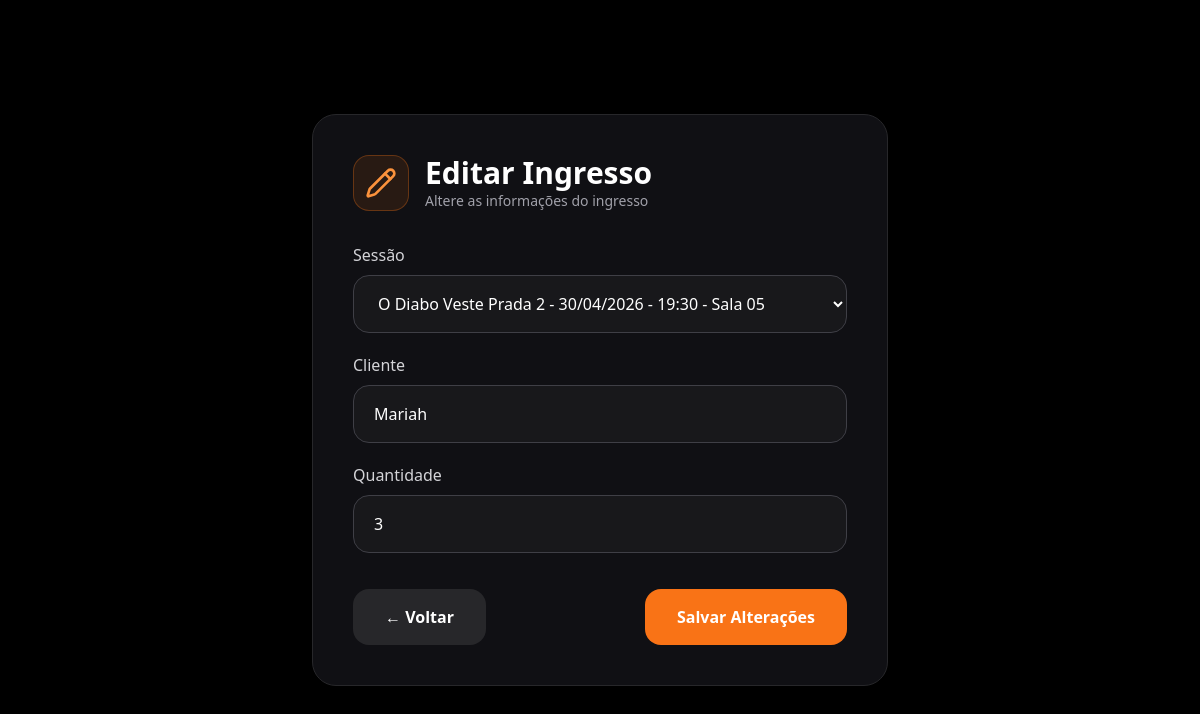
Screenshot of /paginas/ingressos/editar.php?id=1 (signed in) with the database file from the repository.
### tables this page shows
CREATE TABLE `ingressos` (
  `id` int NOT NULL,
  `sessao_id` int NOT NULL,
  `cliente` varchar(100) NOT NULL,
  `quantidade` int NOT NULL
);

CREATE TABLE `sessoes` (
  `id` int NOT NULL,
  `filme_id` int NOT NULL,
  `data` date NOT NULL,
  `horario` time NOT NULL,
  `sala` varchar(50) NOT NULL
);

CREATE TABLE `filmes` (
  `id` int NOT NULL,
  `nome` varchar(255) NOT NULL,
  `genero` varchar(255) NOT NULL,
  `classificacao` varchar(10) NOT NULL
);

### paginas/ingressos/editar.php (the view, shortened to what this page needs)
<?php
$pdo = getConexao();
$id = $_GET['id'];
$sql = "SELECT * FROM ingressos WHERE id = :id";
$stmt = $pdo->prepare($sql);
$stmt->execute([
    ':id' => $id
]);
$ingresso = $stmt->fetch(PDO::FETCH_ASSOC);
$sql = "SELECT sessoes.*,
               filmes.nome AS nome_filme
        FROM sessoes
        INNER JOIN filmes ON sessoes.filme_id = filmes.id";
$stmt = $pdo->query($sql);
$sessoes = $stmt->fetchAll(PDO::FETCH_ASSOC);
?>
<!DOCTYPE html>
<html lang="pt-br">
<head>
    <script src="https://cdn.tailwindcss.com"></script>
</head>
<body class="bg-black text-white min-h-screen flex items-center justify-center p-10">
    <div class="w-full max-w-xl bg-[#101014] border border-zinc-800 rounded-3xl p-10 shadow-2xl">
        <div class="flex items-center gap-4 mb-8">
            <div class="w-14 h-14 rounded-2xl bg-orange-500/10 border border-orange-500/30 flex items-center justify-center">
                <i data-lucide="pencil" class="w-8 h-8 text-orange-400"></i>
            </div>
            <div>
                <h1 class="text-3xl font-bold">Editar Ingresso</h1>
                <p class="text-zinc-400 text-sm">Altere as informações do ingresso</p>
            </div>
        </div>
        <form method="POST" class="space-y-5">
            <div>
                <label class="block mb-2 text-zinc-300">Sessão</label>
                <select name="sessao_id" required
                class="w-full bg-zinc-900 border border-zinc-700 rounded-2xl px-5 py-4 outline-none focus:border-orange-500">
                    <?php foreach($sessoes as $sessao): ?>
                        <option value="<?php echo $sessao['id']; ?>"
                            <?php echo ($sessao['id'] == $ingresso['sessao_id']) ? 'selected' : ''; ?>>
                            <?php echo htmlspecialchars($sessao['nome_filme']); ?>
                            -
                        </option>
                    <?php endforeach; ?>
                </select>
            </div>
            <div>
                <label class="block mb-2 text-zinc-300">Cliente</label>
                <input type="text" name="cliente" value="<?php echo htmlspecialchars($ingresso['cliente']); ?>" required
                class="w-full bg-zinc-900 border border-zinc-700 rounded-2xl px-5 py-4 outline-none focus:border-orange-500">
            </div>
            <div>
                <label class="block mb-2 text-zinc-300">Quantidade</label>
                <input type="number" name="quantidade" min="1" value="<?php echo $ingresso['quantidade']; ?>" required
                class="w-full bg-zinc-900 border border-zinc-700 rounded-2xl px-5 py-4 outline-none focus:border-orange-500">
            </div>
            <div class="flex justify-between gap-4 pt-4">
                <a href="index.php"
                class="bg-zinc-800 hover:bg-zinc-700 transition px-8 py-4 rounded-2xl font-semibold">
                    ← Voltar
                </a>
                <button type="submit"
                class="bg-orange-500 hover:bg-orange-600 transition px-8 py-4 rounded-2xl font-semibold">
                    Salvar Alterações
                </button>
            </div>
        </form>
    </div>
</body>
</html>

### rows the page displays
ingressos: sessao_id "O Diabo Veste Prada 2 - 30/04/2026 - 19:30 - Sala 05", cliente "Mariah", quantidade "3"
